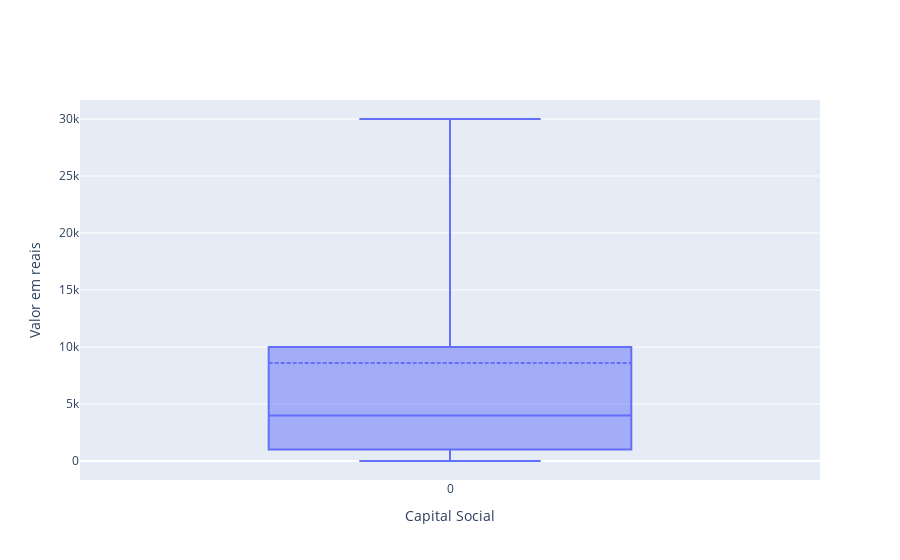

Write notebook code for a chart like this one.
### Code cell
import plotly.graph_objects as go

fig = go.Figure()

fig.add_trace(go.Box(y=quantiles, orientation='v',boxmean=True, name='Capital Social'))

fig.update_traces(q1=quantiles[3:4], median=quantiles[6:7],
                  q3=quantiles[10:11],  upperfence=[30000],
                  lowerfence=[1], mean=[df_cap_soc_mean['avg(CAP_SOCIAL)'][0]])

fig.update_xaxes(title = "Capital Social")
fig.update_yaxes(title = "Valor em reais")
fig.show()

py.plot(fig, filename = 'box_cap_social', auto_open=True)

### Figure 1 — Plotly figure (JSON) as saved in the notebook; plotly's stock layout.template omitted (floating-point values rounded to 4 significant figures)
{"data": [{"boxmean": true, "lowerfence": [1], "mean": [8597], "median": [4000], "name": "Capital Social", "orientation": "v", "q1": [1000], "q3": [10000], "type": "box", "upperfence": [30000], "y": [200, 950, 1000, 1000, 1000, 2000, 4000, 5000, 7000, 10000, 10000, 15000, 20000, 44000, 100000]}], "layout": {"autosize": true, "xaxis": {"autorange": true, "range": [-0.5, 0.5], "title": {"text": "Capital Social"}}, "yaxis": {"autorange": true, "range": [-1666.0, 31670.0], "title": {"text": "Valor em reais"}, "type": "linear"}}}
